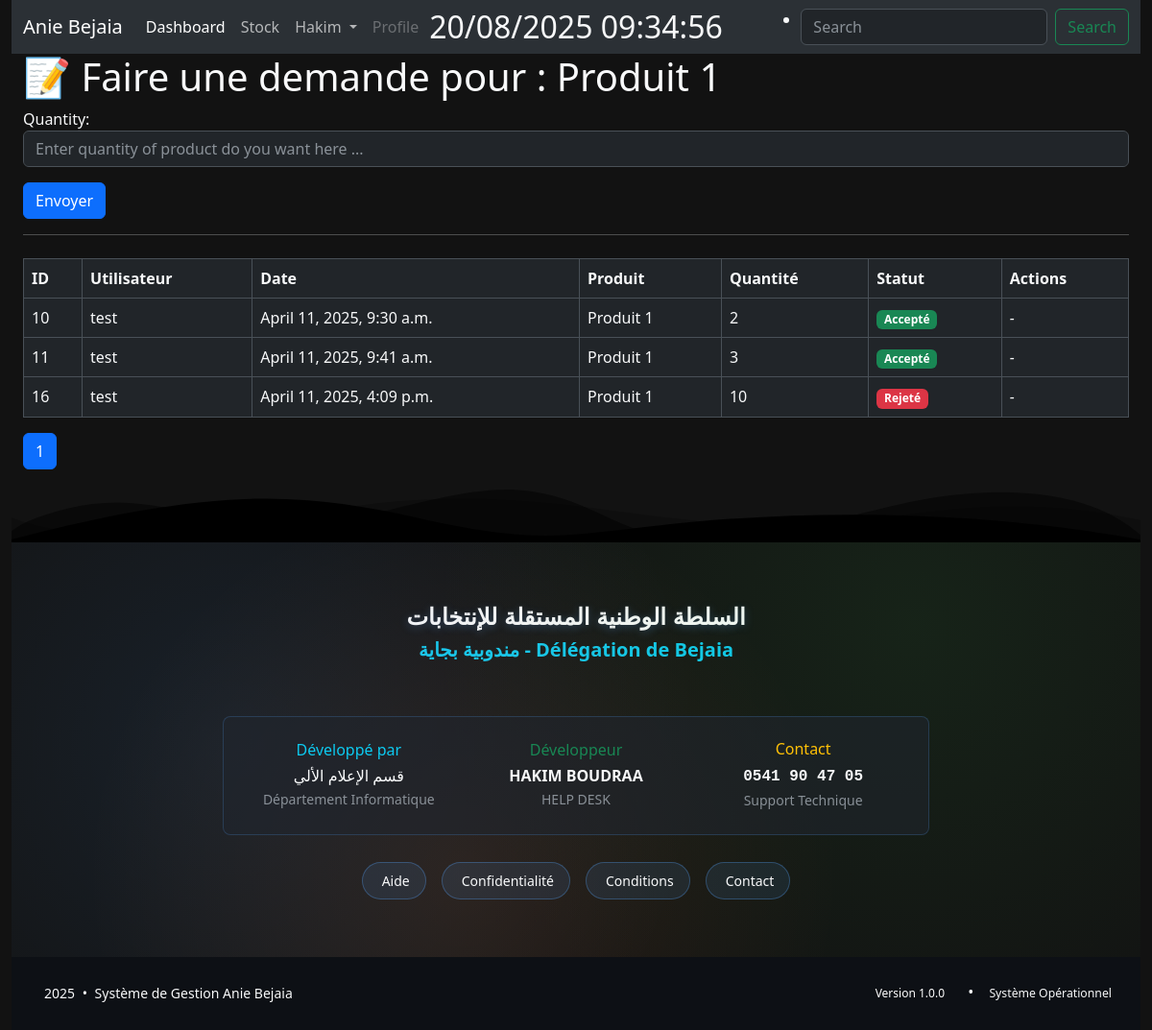
Before: /demander/1/ (signed in) with the older database file.
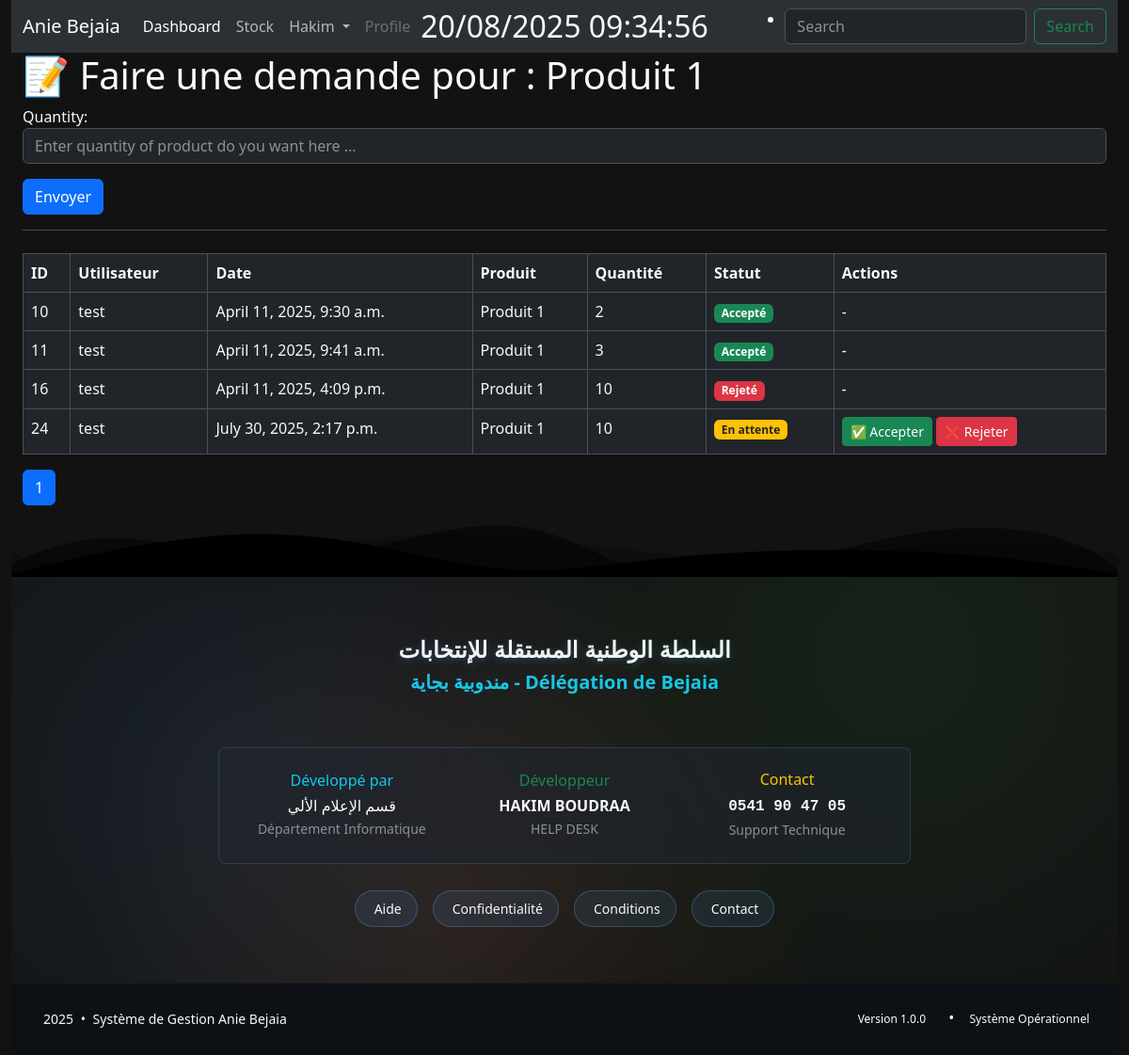
After: the same page with the newer database file.
### StockApp/models.py (models this page shows, shortened)
class DemandClass(models.Model):
    STATUS_CHOICES = [
        ('pending', 'En attente'),
        ('accepted', 'Acceptée'),
        ('rejected', 'Rejetée'),
    ]
    user = models.ForeignKey(User, on_delete=models.CASCADE)
    name_demand = models.ForeignKey(Product, on_delete=models.CASCADE)
    quantity = models.PositiveIntegerField()
    date = models.DateTimeField(auto_now_add=True)
    status = models.CharField(max_length=10, choices=STATUS_CHOICES, default='pending')

class Product(models.Model):
    user = models.ForeignKey(
        User, related_name="products", on_delete=models.DO_NOTHING
    )
    name = models.CharField(max_length=100)
    description = tinymce_models.HTMLField(blank=True, null=True)
    category = models.ForeignKey("Category", on_delete=models.CASCADE)
    quantity = models.IntegerField(default=1)
    price = models.DecimalField(max_digits=10, decimal_places=2, default=1)
    expiration_date = models.DateField(null=True, blank=True)

### StockApp/views.py (the view)
# urls.py: path('demander/<int:id>/', views.demand, name='demander'),
def demand(request, id):
    product = get_object_or_404(Product, pk=id)
    if not request.user.is_authenticated:
        messages.error(request, "❌ You must be logged in to add a product.")
        return redirect('accounts:login')
    if request.method == 'POST':
        form = DemandClassForm(request.POST, product=product)
        if form.is_valid():
            demand = form.save(commit=False)
            demand.user = request.user
            demand.name_demand = product
            demand.save()
            messages.success(request, "✅ Demande added successfully!")
            return redirect('product:products')
        else:
            print(form.errors)
            messages.error(request, "❌ Error: Please check the form fields.")
    else:
        form = DemandClassForm(product=product)
    if request.user.is_superuser:
        list_demand = DemandClass.objects.filter(name_demand=product).order_by('id')
    else:
        list_demand = DemandClass.objects.filter(name_demand=product, user=request.user).order_by('id')
    paginator = Paginator(list_demand, 10)
    page_number = (request.GET.get("page"))
    page_obj = paginator.get_page(page_number)
    return render(request, 'demander.html', {
        'form_demand': form,
        'demand_id': product,
        'page_obj':page_obj,
    })

### StockApp/forms.py
class DemandClassForm(forms.ModelForm):
    class Meta:
        model = DemandClass
        fields = ('quantity',)
    def __init__(self, *args, product=None,**kwargs):
        super(DemandClassForm, self).__init__(*args, **kwargs)
        if product:
            self.instance.name_demand = product  # تعيين اسم المنتج تلقائيًا
        self.fields['quantity'].widget.attrs['class'] = 'form-control'
        self.fields['quantity'].widget.attrs['placeholder'] = 'Enter quantity of product do you want here ...'

### StockApp/templates/demander.html (shortened to what this page needs)
{% extends 'base.html' %}
{% block content %}
<h1>📝 Faire une demande pour : {{ demand_id.name }}</h1>
<form method="post">
  {{ form_demand.as_p }}
  <button type="submit" class="btn btn-primary">Envoyer</button>
</form>
<hr>
<table class="table table-bordered text-light mt-4">
  <thead>
    <tr>
      <th>ID</th>
      <th>Utilisateur</th>
      <th>Date</th>
      <th>Produit</th>
      <th>Quantité</th>
      <th>Statut</th>
      {% if request.user.is_superuser %}
        <th>Actions</th>
      {% endif %}
    </tr>
  </thead>
  <tbody>
    {% for list_dem in page_obj %}
      <tr>
        <td>{{ list_dem.id }}</td>
        <td>{{ list_dem.user }}</td>
        <td>{{ list_dem.date }}</td>
        <td>{{ list_dem.name_demand.name }}</td>
        <td>{{ list_dem.quantity }}</td>
        <td>
          {% if list_dem.status == 'accepted' %}
            <span class="badge bg-success">Accepté</span>
          {% elif list_dem.status == 'rejected' %}
            <span class="badge bg-danger">Rejeté</span>
          {% else %}
            <span class="badge bg-warning text-dark">En attente</span>
          {% endif %}
        </td>
        {% if request.user.is_superuser %}
          <td>
            {% if list_dem.status == 'pending' %}
              <button class="btn btn-success btn-sm" onclick="openModal({{ list_dem.id }}, 'accepted')">✅ Accepter</button>
              <button class="btn btn-danger btn-sm" onclick="openModal({{ list_dem.id }}, 'rejected')">❌ Rejeter</button>
            {% else %}
              <em>-</em>
            {% endif %}
          </td>
        {% endif %}
      </tr>
    {% endfor %}
  </tbody>
</table>
<nav>
  <ul class="pagination">
    <li class="page-item active"><a class="page-link">{{ page_obj.number }}</a></li>
  </ul>
</nav>
{% endblock %}

Changed rows visible on the page:
added DemandClass: id "24", user "test", date "July 30, 2025, 2:17 p.m.", name_demand.name "Produit 1", quantity "10", status "En attente"
